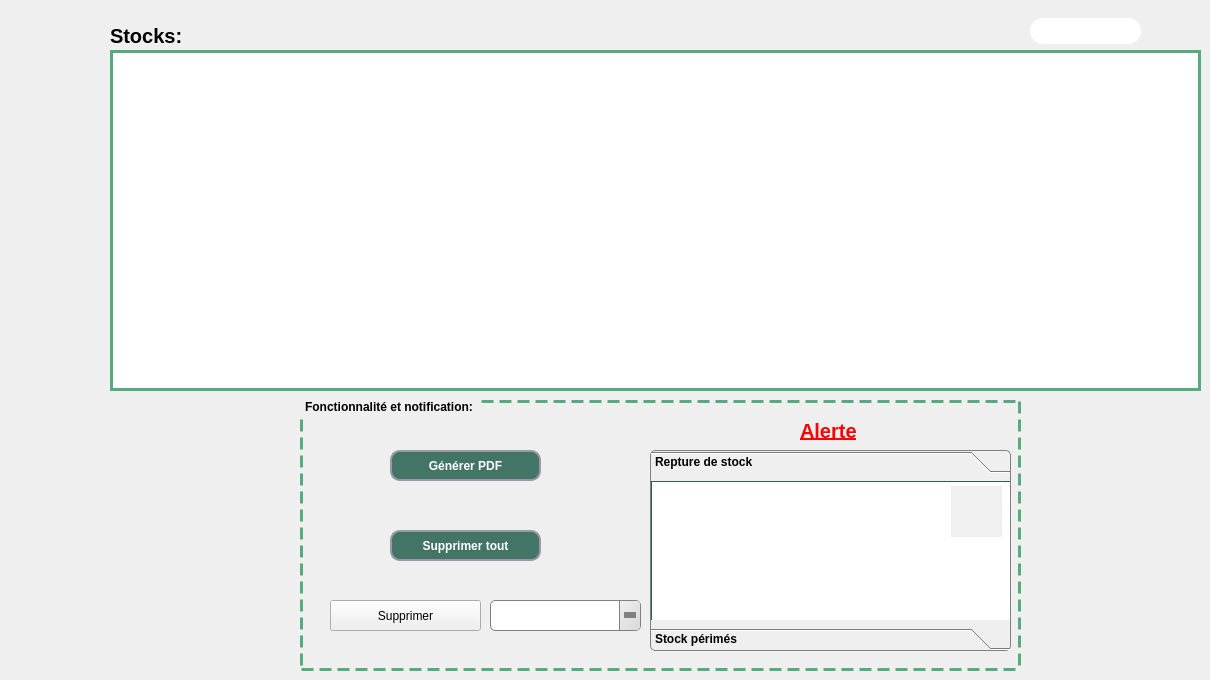
     <widget class="QWidget" name="tab_5">
      <attribute name="title">
       <string>Afficher stock</string>
      </attribute>
      <widget class="QTableView" name="tableView_stock">
       <property name="geometry">
        <rect>
         <x>110</x>
         <y>50</y>
         <width>1091</width>
         <height>341</height>
        </rect>
       </property>
       <property name="styleSheet">
        <string notr="true">QHeaderView::section {
	font: 75 9pt &quot;MS Shell Dlg 2&quot;;
font-weight: bold;
	color:rgb(66,117,102);
    padding: 4px;
    border-style: solid ;
    border-bottom: 2px solid rgb(85, 170, 127) ;
    border-right: 2px solid rgb(85, 170, 127) ;
}
QScrollBar:horizontal {
    border: 2px solid grey;
    background: #3f7265;
    height: 15px;
    margin: 0px 20px 0 20px;
}
QScrollBar::handle:horizontal {
    background:rgb(238, 238, 238);
    min-width: 20px;
}
QScrollBar::add-line:horizontal {
    border: 2px solid grey;
    background: #3f7265;
    width: 20px;
    subcontrol-position: right;
    subcontrol-origin: margin;
}

QScrollBar::sub-line:horizontal {
    border: 2px solid grey;
    background: #3f7265;
    width: 20px;
    subcontrol-position: left;
    subcontrol-origin: margin;
}
QTableView {
    border: 3px solid rgb(85, 170, 127);
    inner-border: 3px dashed rgb(85, 170, 127);
    margin-top: 1ex; /* leave space at the top for the title */
font: 10pt &quot;MS Shell Dlg 2&quot;;
}</string>
       </property>
      </widget>
      <widget class="QLabel" name="label_15">
       <property name="geometry">
        <rect>
         <x>110</x>
         <y>20</y>
         <width>111</width>
         <height>31</height>
        </rect>
       </property>
       <property name="font">
        <font>
         <family>MS Shell Dlg 2</family>
         <pointsize>15</pointsize>
         <weight>75</weight>
         <italic>false</italic>
         <bold>true</bold>
        </font>
       </property>
       <property name="styleSheet">
        <string notr="true">QLabel{
font: 75 15pt &quot;MS Shell Dlg 2&quot;;
font-weight: bold;}
</string>
       </property>
       <property name="text">
        <string>Stocks:</string>
       </property>
      </widget>
      <widget class="QGroupBox" name="groupBox">
       <property name="geometry">
        <rect>
         <x>300</x>
         <y>400</y>
         <width>721</width>
         <height>271</height>
        </rect>
       </property>
       <property name="styleSheet">
        <string notr="true">QGroupBox {
    border: 3px dashed rgb(85, 170, 127);
    margin-top: 1ex; /* leave space at the top for the title */
font: 75 9pt &quot;MS Shell Dlg 2&quot;;
font-weight: bold;
}

QGroupBox::title {
    subcontrol-origin: margin;
    padding: 0 3px;
}</string>
       </property>
       <property name="title">
        <string>Fonctionnalité et notification:</string>
       </property>
       <widget class="QPushButton" name="pushButton_3">
        <property name="geometry">
         <rect>
          <x>90</x>
          <y>50</y>
          <width>151</width>
          <height>31</height>
         </rect>
        </property>
        <property name="styleSheet">
         <string notr="true">QPushButton{
 background: rgb(66, 117, 102);
border-radius:10px;
border-style:solid;
border-width:2px;
border-color:#9999aa;
color:white;
font: 75 8pt &quot;MS Shell Dlg 2&quot;;
font-weight: bold;
}
QPushButton:enabled{
 background-color: rgb(66, 117, 102);
color:white;
}

QPushButton:pressed{
 background-color: qlineargradient(spread:pad, x1:0.5, y1:0.0342727, x2:0.5, y2:1, stop:0 rgba(0, 255, 255, 255), stop:1 rgba(255, 255, 255, 255));
color:#fffffe;
}

QPushButton:hover:!pressed{
 background-color:   rgb(221,222,217);
color:#0c2f70;
}

QPushButton:disabled{
background-color:rgb(66, 117, 102);
color:#ffffff;
}
</string>
        </property>
        <property name="text">
         <string>Générer PDF</string>
        </property>
       </widget>
       <widget class="QLabel" name="label_11">
        <property name="geometry">
         <rect>
          <x>20</x>
          <y>40</y>
          <width>51</width>
          <height>51</height>
         </rect>
        </property>
        <property name="text">
         <string/>
        </property>
        <property name="pixmap">
         <pixmap resource="iconn.qrc">:/ICON/331585408_556456159849722_8965214278401908655_n.png</pixmap>
        </property>
        <property name="scaledContents">
         <bool>true</bool>
        </property>
       </widget>
       <widget class="QPushButton" name="pushButton_del_all">
        <property name="geometry">
         <rect>
          <x>90</x>
          <y>130</y>
          <width>151</width>
          <height>31</height>
         </rect>
        </property>
        <property name="styleSheet">
         <string notr="true">QPushButton{
 background: rgb(66, 117, 102);
border-radius:10px;
border-style:solid;
border-width:2px;
border-color:#9999aa;
color:white;
font: 75 8pt &quot;MS Shell Dlg 2&quot;;
font-weight: bold;
}
QPushButton:enabled{
 background-color: rgb(66, 117, 102);
color:white;
}

QPushButton:pressed{
 background-color: qlineargradient(spread:pad, x1:0.5, y1:0.0342727, x2:0.5, y2:1, stop:0 rgba(0, 255, 255, 255), stop:1 rgba(255, 255, 255, 255));
color:#fffffe;
}

QPushButton:hover:!pressed{
 background-color:   rgb(221,222,217);
color:#0c2f70;
}

QPushButton:disabled{
background-color:rgb(66, 117, 102);
color:#ffffff;
}
</string>
        </property>
        <property name="text">
         <string>Supprimer tout</string>
        </property>
       </widget>
       <widget class="QPushButton" name="pushButton">
        <property name="geometry">
         <rect>
          <x>30</x>
          <y>200</y>
          <width>151</width>
          <height>31</height>
         </rect>
        </property>
        <property name="styleSheet">
         <string notr="true">QPushButton{
 background: rgb(66, 117, 102);
border-radius:10px;
border-style:solid;
border-width:2px;
border-color:#9999aa;
color:white;
font: 75 8pt &quot;MS Shell Dlg 2&quot;;
font-weight: bold;
}
QPushButton:enabled{
 background-color: rgb(66, 117, 102);
color:white;
}

QPushButton:pressed{
 background-color: qlineargradient(spread:pad, x1:0.5, y1:0.0342727, x2:0.5, y2:1, stop:0 rgba(0, 255, 255, 255), stop:1 rgba(255, 255, 255, 255));
color:#fffffe;
}

QPushButton:hover:!pressed{
 background-color:   rgb(221,222,217);
color:#0c2f70;
}

QPushButton:disabled{
background-color:rgb(66, 117, 102);
color:#ffffff;
}
Écrire à 1 2 HOPPA
</string>
        </property>
        <property name="text">
         <string>Supprimer</string>
        </property>
       </widget>
       <widget class="QComboBox" name="comboBox_supp">
        <property name="geometry">
         <rect>
          <x>190</x>
          <y>200</y>
          <width>151</width>
          <height>31</height>
         </rect>
        </property>
        <property name="styleSheet">
         <string notr="true">QComboBox {
background: qlineargradient(x1:0, y1:0, x2:1, y2:0,
stop:0 #E1E1E1, stop: 0.4 #DDDDDD,
stop: 0.5 #D8D8D8, stop: 1.0 #D3D3D3);
border: 1px solid gray;
border-radius: 5px;
padding: 1px 18px 1px 3px;
}
QComboBox::down-arrow {
width: 0;
height: 0;
border-style: solid;
border-width: 6px 6px 0 6px;
border-color: gray transparent transparent transparent;
}
QComboBox::drop-down {
subcontrol-origin: padding;
subcontrol-position: top right;
width: 20px;
border-left-width: 1px;
border-left-color: gray;
border-left-style: solid;
border-top-right-radius: 3px;
border-bottom-right-radius: 3px;
background: qlineargradient(x1: 0, y1: 0, x2: 1, y2: 1, stop: 0 #f0f0f0, stop: 1 #d8d8d8);

}
QComboBox::hover {
background: #d0d0d0;
}

QComboBox::pressed {
background: #c8c8c8;
}



</string>
        </property>
       </widget>
       <widget class="QToolBox" name="toolBox">
        <property name="geometry">
         <rect>
          <x>350</x>
          <y>50</y>
          <width>361</width>
          <height>201</height>
         </rect>
        </property>
        <property name="palette">
         <palette>
          <active>
           <colorrole role="Button">
            <brush brushstyle="LinearGradientPattern">
             <gradient startx="0.000000000000000" starty="0.000000000000000" endx="1.000000000000000" endy="0.000000000000000" type="LinearGradient" spread="PadSpread" coordinatemode="ObjectBoundingMode">
              <gradientstop position="0.000000000000000">
               <color alpha="255">
                <red>225</red>
                <green>225</green>
                <blue>225</blue>
               </color>
              </gradientstop>
              <gradientstop position="0.400000000000000">
               <color alpha="255">
                <red>221</red>
                <green>221</green>
                <blue>221</blue>
               </color>
              </gradientstop>
              <gradientstop position="0.500000000000000">
               <color alpha="255">
                <red>216</red>
                <green>216</green>
                <blue>216</blue>
               </color>
              </gradientstop>
              <gradientstop position="1.000000000000000">
               <color alpha="255">
                <red>211</red>
                <green>211</green>
                <blue>211</blue>
               </color>
              </gradientstop>
             </gradient>
            </brush>
           </colorrole>
           <colorrole role="Base">
            <brush brushstyle="LinearGradientPattern">
             <gradient startx="0.000000000000000" starty="0.000000000000000" endx="1.000000000000000" endy="0.000000000000000" type="LinearGradient" spread="PadSpread" coordinatemode="ObjectBoundingMode">
              <gradientstop position="0.000000000000000">
               <color alpha="255">
                <red>225</red>
                <green>225</green>
                <blue>225</blue>
               </color>
              </gradientstop>
              <gradientstop position="0.400000000000000">
               <color alpha="255">
                <red>221</red>
                <green>221</green>
                <blue>221</blue>
               </color>
              </gradientstop>
              <gradientstop position="0.500000000000000">
               <color alpha="255">
                <red>216</red>
                <green>216</green>
                <blue>216</blue>
               </color>
              </gradientstop>
              <gradientstop position="1.000000000000000">
               <color alpha="255">
                <red>211</red>
                <green>211</green>
                <blue>211</blue>
               </color>
              </gradientstop>
             </gradient>
            </brush>
           </colorrole>
           <colorrole role="Window">
            <brush brushstyle="LinearGradientPattern">
             <gradient startx="0.000000000000000" starty="0.000000000000000" endx="1.000000000000000" endy="0.000000000000000" type="LinearGradient" spread="PadSpread" coordinatemode="ObjectBoundingMode">
              <gradientstop position="0.000000000000000">
               <color alpha="255">
                <red>225</red>
                <green>225</green>
                <blue>225</blue>
               </color>
              </gradientstop>
              <gradientstop position="0.400000000000000">
               <color alpha="255">
                <red>221</red>
                <green>221</green>
                <blue>221</blue>
               </color>
              </gradientstop>
              <gradientstop position="0.500000000000000">
               <color alpha="255">
                <red>216</red>
                <green>216</green>
                <blue>216</blue>
               </color>
              </gradientstop>
              <gradientstop position="1.000000000000000">
               <color alpha="255">
                <red>211</red>
                <green>211</green>
                <blue>211</blue>
               </color>
              </gradientstop>
             </gradient>
            </brush>
           </colorrole>
          </active>
          <inactive>
           <colorrole role="Button">
            <brush brushstyle="LinearGradientPattern">
             <gradient startx="0.000000000000000" starty="0.000000000000000" endx="1.000000000000000" endy="0.000000000000000" type="LinearGradient" spread="PadSpread" coordinatemode="ObjectBoundingMode">
              <gradientstop position="0.000000000000000">
               <color alpha="255">
                <red>225</red>
                <green>225</green>
                <blue>225</blue>
               </color>
              </gradientstop>
              <gradientstop position="0.400000000000000">
               <color alpha="255">
                <red>221</red>
                <green>221</green>
                <blue>221</blue>
               </color>
              </gradientstop>
              <gradientstop position="0.500000000000000">
               <color alpha="255">
                <red>216</red>
                <green>216</green>
                <blue>216</blue>
               </color>
              </gradientstop>
              <gradientstop position="1.000000000000000">
               <color alpha="255">
                <red>211</red>
                <green>211</green>
                <blue>211</blue>
               </color>
              </gradientstop>
             </gradient>
            </brush>
           </colorrole>
           <colorrole role="Base">
            <brush brushstyle="LinearGradientPattern">
             <gradient startx="0.000000000000000" starty="0.000000000000000" endx="1.000000000000000" endy="0.000000000000000" type="LinearGradient" spread="PadSpread" coordinatemode="ObjectBoundingMode">
              <gradientstop position="0.000000000000000">
               <color alpha="255">
                <red>225</red>
                <green>225</green>
                <blue>225</blue>
               </color>
              </gradientstop>
              <gradientstop position="0.400000000000000">
               <color alpha="255">
                <red>221</red>
                <green>221</green>
                <blue>221</blue>
               </color>
              </gradientstop>
              <gradientstop position="0.500000000000000">
               <color alpha="255">
                <red>216</red>
                <green>216</green>
                <blue>216</blue>
               </color>
              </gradientstop>
              <gradientstop position="1.000000000000000">
               <color alpha="255">
                <red>211</red>
                <green>211</green>
                <blue>211</blue>
               </color>
              </gradientstop>
             </gradient>
            </brush>
           </colorrole>
           <colorrole role="Window">
            <brush brushstyle="LinearGradientPattern">
             <gradient startx="0.000000000000000" starty="0.000000000000000" endx="1.000000000000000" endy="0.000000000000000" type="LinearGradient" spread="PadSpread" coordinatemode="ObjectBoundingMode">
              <gradientstop position="0.000000000000000">
               <color alpha="255">
                <red>225</red>
                <green>225</green>
                <blue>225</blue>
               </color>
              </gradientstop>
              <gradientstop position="0.400000000000000">
               <color alpha="255">
                <red>221</red>
                <green>221</green>
                <blue>221</blue>
               </color>
              </gradientstop>
              <gradientstop position="0.500000000000000">
               <color alpha="255">
                <red>216</red>
                <green>216</green>
                <blue>216</blue>
               </color>
              </gradientstop>
              <gradientstop position="1.000000000000000">
               <color alpha="255">
                <red>211</red>
                <green>211</green>
                <blue>211</blue>
               </color>
              </gradientstop>
             </gradient>
            </brush>
           </colorrole>
          </inactive>
          <disabled>
           <colorrole role="Button">
            <brush brushstyle="LinearGradientPattern">
             <gradient startx="0.000000000000000" starty="0.000000000000000" endx="1.000000000000000" endy="0.000000000000000" type="LinearGradient" spread="PadSpread" coordinatemode="ObjectBoundingMode">
              <gradientstop position="0.000000000000000">
               <color alpha="255">
                <red>225</red>
                <green>225</green>
                <blue>225</blue>
               </color>
              </gradientstop>
              <gradientstop position="0.400000000000000">
               <color alpha="255">
                <red>221</red>
                <green>221</green>
                <blue>221</blue>
               </color>
              </gradientstop>
              <gradientstop position="0.500000000000000">
               <color alpha="255">
                <red>216</red>
                <green>216</green>
                <blue>216</blue>
               </color>
              </gradientstop>
              <gradientstop position="1.000000000000000">
               <color alpha="255">
                <red>211</red>
                <green>211</green>
                <blue>211</blue>
               </color>
              </gradientstop>
             </gradient>
            </brush>
           </colorrole>
           <colorrole role="Base">
            <brush brushstyle="LinearGradientPattern">
             <gradient startx="0.000000000000000" starty="0.000000000000000" endx="1.000000000000000" endy="0.000000000000000" type="LinearGradient" spread="PadSpread" coordinatemode="ObjectBoundingMode">
              <gradientstop position="0.000000000000000">
               <color alpha="255">
                <red>225</red>
                <green>225</green>
                <blue>225</blue>
               </color>
              </gradientstop>
              <gradientstop position="0.400000000000000">
               <color alpha="255">
                <red>221</red>
                <green>221</green>
                <blue>221</blue>
               </color>
              </gradientstop>
              <gradientstop position="0.500000000000000">
               <color alpha="255">
                <red>216</red>
                <green>216</green>
                <blue>216</blue>
               </color>
              </gradientstop>
              <gradientstop position="1.000000000000000">
               <color alpha="255">
                <red>211</red>
                <green>211</green>
                <blue>211</blue>
               </color>
              </gradientstop>
             </gradient>
            </brush>
           </colorrole>
           <colorrole role="Window">
            <brush brushstyle="LinearGradientPattern">
             <gradient startx="0.000000000000000" starty="0.000000000000000" endx="1.000000000000000" endy="0.000000000000000" type="LinearGradient" spread="PadSpread" coordinatemode="ObjectBoundingMode">
              <gradientstop position="0.000000000000000">
               <color alpha="255">
                <red>225</red>
                <green>225</green>
                <blue>225</blue>
               </color>
              </gradientstop>
              <gradientstop position="0.400000000000000">
               <color alpha="255">
                <red>221</red>
                <green>221</green>
                <blue>221</blue>
               </color>
              </gradientstop>
              <gradientstop position="0.500000000000000">
               <color alpha="255">
                <red>216</red>
                <green>216</green>
                <blue>216</blue>
               </color>
              </gradientstop>
              <gradientstop position="1.000000000000000">
               <color alpha="255">
                <red>211</red>
                <green>211</green>
                <blue>211</blue>
               </color>
              </gradientstop>
             </gradient>
            </brush>
           </colorrole>
          </disabled>
         </palette>
        </property>
        <property name="font">
         <font>
          <weight>75</weight>
          <bold>true</bold>
          <underline>false</underline>
          <strikeout>false</strikeout>
          <kerning>true</kerning>
         </font>
        </property>
        <property name="mouseTracking">
         <bool>false</bool>
        </property>
        <property name="tabletTracking">
         <bool>false</bool>
        </property>
        <property name="styleSheet">
         <string notr="true">QToolBox {
background: qlineargradient(x1:0, y1:0, x2:1, y2:0,
stop:0 #E1E1E1, stop: 0.4 #DDDDDD,
stop: 0.5 #D8D8D8, stop: 1.0 #D3D3D3);
border: 1px solid gray;
border-radius: 5px;

}

QToolBox ::hover {
background: #d0d0d0;
}
QToolBox ::pressed {
 background: rgb(66, 117, 102);
}

QToolBox ::down-arrow {
width: 0;
height: 0;
border-style: solid;
border-width: 6px 6px 0 6px;
border-color: gray transparent transparent transparent;
}
QToolBox ::drop-down {
subcontrol-origin: padding;
subcontrol-position: top right;
width: 20px;
border-left-width: 1px;
border-left-color: gray;
border-left-style: solid;
border-top-right-radius: 3px;
border-bottom-right-radius: 3px;
background: qlineargradient(x1: 0, y1: 0, x2: 1, y2: 1, stop: 0 #f0f0f0, stop: 1 #d8d8d8);

}


</string>
        </property>
        <property name="currentIndex">
         <number>0</number>
        </property>
        <property name="tabSpacing">
         <number>8</number>
        </property>
        <widget class="QWidget" name="page_3">
         <property name="geometry">
          <rect>
           <x>0</x>
           <y>0</y>
           <width>359</width>
           <height>135</height>
          </rect>
         </property>
         <attribute name="label">
          <string>Repture de stock</string>
         </attribute>
         <widget class="QLabel" name="label_29">
          <property name="geometry">
           <rect>
            <x>300</x>
            <y>5</y>
            <width>51</width>
            <height>51</height>
           </rect>
          </property>
          <property name="styleSheet">
           <string notr="true">QLabel{
	background: rgb(240, 240, 240);
	}</string>
          </property>
          <property name="text">
           <string/>
          </property>
          <property name="pixmap">
           <pixmap resource="iconn.qrc">:/ICON/331430109_901253524357909_6677201790829374939_n.png</pixmap>
          </property>
          <property name="scaledContents">
           <bool>true</bool>
          </property>
         </widget>
         <widget class="QTextBrowser" name="textBrowser">
          <property name="geometry">
           <rect>
            <x>0</x>
            <y>0</y>
            <width>361</width>
            <height>141</height>
           </rect>
          </property>
         </widget>
         <zorder>textBrowser</zorder>
         <zorder>label_29</zorder>
        </widget>
        <widget class="QWidget" name="page_4">
         <property name="geometry">
          <rect>
           <x>0</x>
           <y>0</y>
           <width>359</width>
           <height>135</height>
          </rect>
         </property>
         <attribute name="label">
          <string>Stock périmés</string>
         </attribute>
         <widget class="QLabel" name="label_30">
          <property name="geometry">
           <rect>
            <x>300</x>
            <y>5</y>
            <width>51</width>
            <height>51</height>
           </rect>
          </property>
          <property name="styleSheet">
           <string notr="true">QLabel{
	background: rgb(240, 240, 240);
	}</string>
          </property>
          <property name="text">
           <string/>
          </property>
          <property name="pixmap">
           <pixmap resource="iconn.qrc">:/ICON/331430109_901253524357909_6677201790829374939_n.png</pixmap>
          </property>
          <property name="scaledContents">
           <bool>true</bool>
          </property>
         </widget>
         <widget class="QTextBrowser" name="textBrowser_alertecafe">
          <property name="geometry">
           <rect>
            <x>0</x>
            <y>0</y>
            <width>361</width>
            <height>131</height>
           </rect>
          </property>
         </widget>
         <zorder>textBrowser_alertecafe</zorder>
         <zorder>label_30</zorder>
        </widget>
       </widget>
       <widget class="QLabel" name="label_27">
        <property name="enabled">
         <bool>true</bool>
        </property>
        <property name="geometry">
         <rect>
          <x>500</x>
          <y>20</y>
          <width>61</width>
          <height>21</height>
         </rect>
        </property>
        <property name="font">
         <font>
          <pointsize>15</pointsize>
          <weight>75</weight>
          <bold>true</bold>
          <underline>true</underline>
         </font>
        </property>
        <property name="acceptDrops">
         <bool>false</bool>
        </property>
        <property name="autoFillBackground">
         <bool>false</bool>
        </property>
        <property name="styleSheet">
         <string notr="true">QLabel{

  color:rgb(255, 0, 0);
	}</string>
        </property>
        <property name="text">
         <string>Alerte</string>
        </property>
       </widget>
       <widget class="QLabel" name="label_12">
        <property name="geometry">
         <rect>
          <x>23</x>
          <y>120</y>
          <width>51</width>
          <height>51</height>
         </rect>
        </property>
        <property name="text">
         <string/>
        </property>
        <property name="pixmap">
         <pixmap resource="iconn.qrc">:/ICON/corbeille.png</pixmap>
        </property>
        <property name="scaledContents">
         <bool>true</bool>
        </property>
       </widget>
      </widget>
      <widget class="QLabel" name="label_4">
       <property name="geometry">
        <rect>
         <x>1020</x>
         <y>10</y>
         <width>171</width>
         <height>41</height>
        </rect>
       </property>
       <property name="styleSheet">
        <string notr="true"/>
       </property>
       <property name="text">
        <string/>
       </property>
       <property name="pixmap">
        <pixmap resource="iconn.qrc">:/ICON/331307335_580804193677575_966179827642562636_n.png</pixmap>
       </property>
       <property name="scaledContents">
        <bool>true</bool>
       </property>
       <property name="wordWrap">
        <bool>false</bool>
       </property>
      </widget>
      <widget class="QLineEdit" name="lineEdit_chercher">
       <property name="geometry">
        <rect>
         <x>1030</x>
         <y>18</y>
         <width>111</width>
         <height>26</height>
        </rect>
       </property>
       <property name="styleSheet">
        <string notr="true">QLineEdit{
border-radius:13px;
border-style:solid;
border-width:0px;
border-color:#aaaaa;
font: 75 9pt &quot;MS Shell Dlg 2&quot;;
font-weight: bold;
}</string>
       </property>
      </widget>
      <widget class="QLabel" name="label">
       <property name="geometry">
        <rect>
         <x>170</x>
         <y>-210</y>
         <width>200</width>
         <height>200</height>
        </rect>
       </property>
       <property name="text">
        <string>TextLabel</string>
       </property>
      </widget>
      <zorder>label</zorder>
      <zorder>tableView_stock</zorder>
      <zorder>label_15</zorder>
      <zorder>groupBox</zorder>
      <zorder>label_4</zorder>
      <zorder>lineEdit_chercher</zorder>
     </widget>
